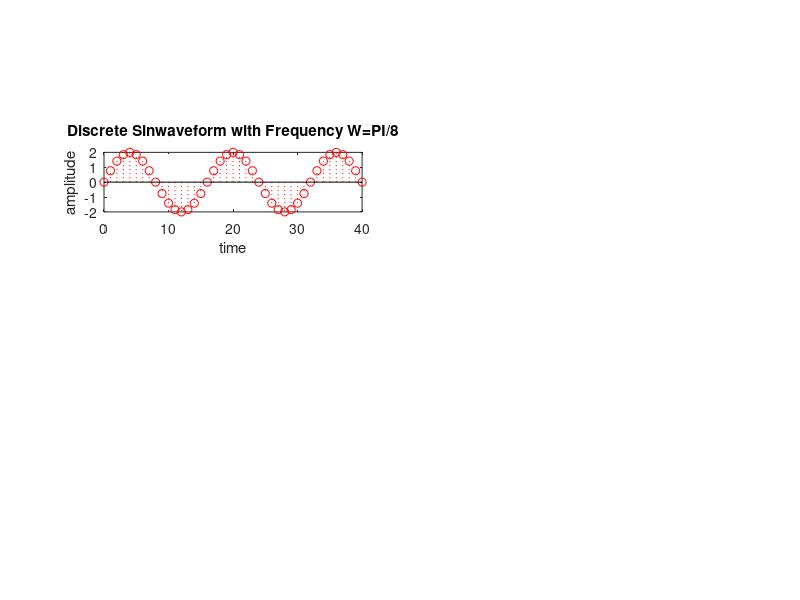

Here is the MATLAB script that generated this plot:
 %program for sine wave
n=0:40;
a=2;
w=pi/8;
s=a*sin(w*n);
subplot(5,2,3);
stem(n,s,'r:o')
xlabel("time")
ylabel("amplitude")
title("Discrete Sinwaveform with Frequency W=PI/8")
